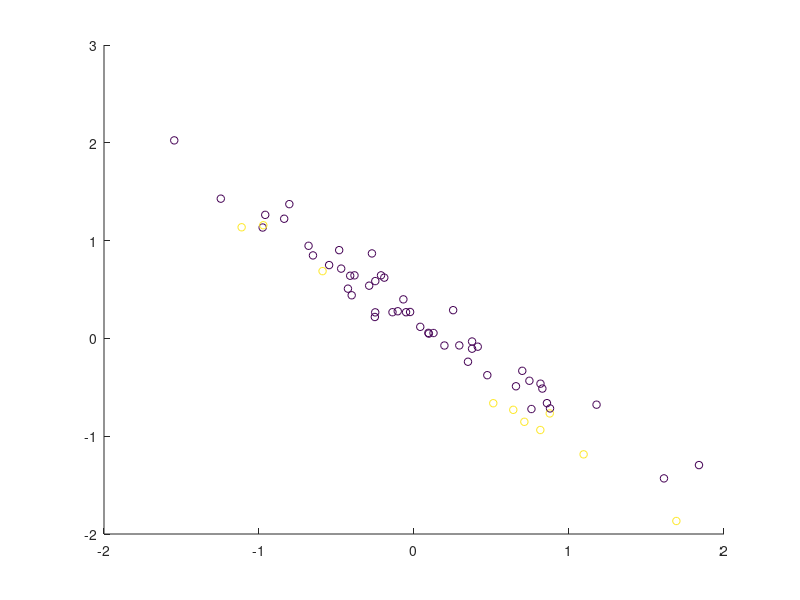

Source code (MATLAB): (Note: this script raises an error after producing the figure.)
% This script is a demo showing some simple decoding on simulated toy data.
% The toy data are simple matlab matrices and no "real" fMRI or EEG data.

fpath = fileparts(fileparts(mfilename('fullpath')));
addpath(fpath)

clear all
dbstop if error % if something goes wrong

res_fig = figure;

%% Set the output directory where data will be saved
% cfg.results.dir = % e.g. 'toyresults'
cfg.results.write = 0; % no results are written to disk

cfg.decoding.method = 'classification';

%% generate some toy data
% define number of "runs" and center means
nruns = 10; % lets simulate we have n runs
set2.mean = [0 0];
set1.mean = [.2 .2]; % should have the same dim as set1, otherwise it wont work (and would not make sense, either)

set1.fact = 5
set2.fact = 1

l1 = -1;
l2 = 1;

% data on two shifted lines
labels = [l1 * ones(set1.fact, 1); l2 * ones(set2.fact, 1)];
labels = repmat(labels, nruns, 1);

% set generate point clouds
noise_covariance = .1; % 0: all along one line
signal_covariance = 1; % 0: all on one spot
r = pi/4; % rotation from 0 .. 2pi

%% generate data
clear data data1 data2
data1(:,1) = [set1.mean(1) + randn(set1.fact * nruns, 1) * noise_covariance];
data1(:,2) = [set1.mean(2) + randn(set1.fact * nruns, 1) * signal_covariance];
data(labels == l1, :) = data1;

data2(:,1) = [set2.mean(1) + randn(set2.fact * nruns, 1) * noise_covariance];
data2(:,2) = [set2.mean(2) + randn(set2.fact * nruns, 1) * signal_covariance];
data(labels == l2, :) = data2;

% scatter(data(:, 1), data(:,2), 20, labels+2)
% xlim([-1 3])

%% rotate data
data = data * [cos(r) sin(r); -sin(r) cos(r)];
% hold all
% scatter(data(:, 1), data(:,2), 20, labels)

%% add data description
% save labels
cfg.files.label = labels;

% save run number
cfg.files.chunk = [];
for ri = 1:nruns
    curr_run = ri * ones(set1.fact + set2.fact ,1);
    cfg.files.chunk = [cfg.files.chunk curr_run] ;
end

% save a description
for ifile = 1:length(cfg.files.label)
    cfg.files.name(ifile) = {sprintf('class%i_run%i', cfg.files.label(ifile), cfg.files.chunk(ifile))};
end

% add an empty mask
cfg.files.mask = '';

%% plot the data (if 2d)
if size(data, 2) == 2
    figure(res_fig);
    scatter(data(:, 1), data(:, 2), 30, cfg.files.label + min(cfg.files.label));
end

%% Prepare data for passing
pass_data.data = data;
pass_data.mask_index = 1:size(data, 2); % use all voxels
pass_data.files = cfg.files;
pass_data.hdr = ''; % we don't need a header, because we don't write img-files as output (but mat-files)
pass_data.dim = [length(set1.mean), 1, 1]; % add dimension information of the original data
% passed_data.voxelsize = [1 1 1];


%% Add defaults for the remaining parameters that we did not specify
cfg = decoding_defaults(cfg);

% Set the analysis that should be performed (here we only want to do 1
% decoding)
cfg.analysis = 'wholebrain';
cfg.results.output = {'accuracy', 'model_parameters'}; % add if you want to see the model

%% Nothing needs to be changed below for a standard leave-one-run out cross validation analysis.
% Create a leave-one-run-out cross validation design:
cfg.design = make_design_cv(cfg); 
display_design(cfg);

%% Decoding Parameters

% default: -s 0 -t 0 -c 1 -b 0 -q

% if we use weights, these must be inverse to the amount of data
% e.g., if we use 5 times as much examples for class 1, we need
%   -w-1 1 -w1 5
% so in the example here, we just use .fact of the other set

legstr = {'data'}; % caption for legend

for use_correct_weights = 0:1
    if use_correct_weights
        display('Using correct (balanced) weights')
        weight_str = ['-w-1 ' num2str(set2.fact) ' -w1 ' num2str(set1.fact)];
    else
        display('Using equal weights')
        weight_str = ['-w-1 1 -w1 1'];
    end


    cfg.decoding.train.classification.model_parameters = ['-s 0 -t 0 -c 1000 -b 0 ' weight_str  ' -q'];
    disp(['cfg.decoding.train.classification.model_parameters = ' cfg.decoding.train.classification.model_parameters])
    cfg.design.unbalanced_data = 'ok';
    disp(['cfg.design.unbalanced_data = ' cfg.design.unbalanced_data]);

    %% Run decoding
    [results, cfg] = decoding(cfg, pass_data);

    %% Print decision boundary in figure
    if isfield(results, 'model_parameters')
        figure(res_fig)
        svm_model = results.model_parameters.output(1).model(1); % get the model of the first SVM
        [X, Y] = meshgrid(min(data(:)):.11:max(data(:)));
        Z = X;
        [predicted, acc, decision_values] = svmpredict(zeros(size(X(:))),[X(:), Y(:)],svm_model,cfg.decoding.test.classification.model_parameters);
        Z(:) = decision_values;
        
        if use_correct_weights
            linespec = '-';
        else
            linespec = ':';
        end
        
        hold on
        contour(X,Y,Z, -1:1, linespec);
        hold off
    end
    legstr(end+1) = {weight_str};
    legend(legstr)
end

dbclear if error
